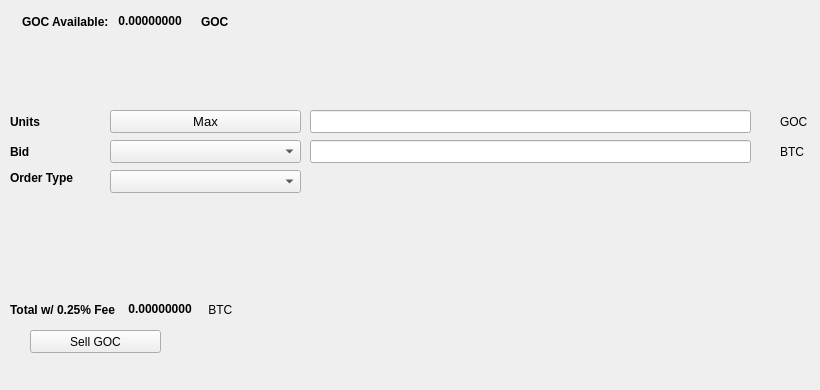
   <widget class="QWidget" name="SellTab">
    <attribute name="title">
     <string>Sell</string>
    </attribute>
    <widget class="QLabel" name="label_16">
     <property name="geometry">
      <rect>
       <x>780</x>
       <y>140</y>
       <width>31</width>
       <height>23</height>
      </rect>
     </property>
     <property name="text">
      <string>BTC</string>
     </property>
    </widget>
    <widget class="QComboBox" name="SellBidcomboBox">
     <property name="geometry">
      <rect>
       <x>110</x>
       <y>140</y>
       <width>191</width>
       <height>23</height>
      </rect>
     </property>
     <property name="font">
      <font>
       <pointsize>10</pointsize>
      </font>
     </property>
    </widget>
    <widget class="QLabel" name="label_18">
     <property name="geometry">
      <rect>
       <x>10</x>
       <y>110</y>
       <width>46</width>
       <height>23</height>
      </rect>
     </property>
     <property name="font">
      <font>
       <weight>75</weight>
       <bold>true</bold>
      </font>
     </property>
     <property name="text">
      <string>Units</string>
     </property>
    </widget>
    <widget class="QPushButton" name="Sell_Max_Amount">
     <property name="geometry">
      <rect>
       <x>110</x>
       <y>110</y>
       <width>191</width>
       <height>23</height>
      </rect>
     </property>
     <property name="font">
      <font>
       <pointsize>10</pointsize>
      </font>
     </property>
     <property name="text">
      <string>Max</string>
     </property>
    </widget>
    <widget class="QLabel" name="label_20">
     <property name="geometry">
      <rect>
       <x>10</x>
       <y>170</y>
       <width>91</width>
       <height>16</height>
      </rect>
     </property>
     <property name="font">
      <font>
       <weight>75</weight>
       <bold>true</bold>
      </font>
     </property>
     <property name="text">
      <string>Order Type</string>
     </property>
    </widget>
    <widget class="QComboBox" name="SellOrdertypeCombo">
     <property name="geometry">
      <rect>
       <x>110</x>
       <y>170</y>
       <width>191</width>
       <height>23</height>
      </rect>
     </property>
     <property name="font">
      <font>
       <pointsize>10</pointsize>
      </font>
     </property>
    </widget>
    <widget class="QLabel" name="label_21">
     <property name="geometry">
      <rect>
       <x>10</x>
       <y>140</y>
       <width>46</width>
       <height>23</height>
      </rect>
     </property>
     <property name="font">
      <font>
       <weight>75</weight>
       <bold>true</bold>
      </font>
     </property>
     <property name="text">
      <string>Bid</string>
     </property>
    </widget>
    <widget class="QLabel" name="label_22">
     <property name="geometry">
      <rect>
       <x>780</x>
       <y>110</y>
       <width>31</width>
       <height>23</height>
      </rect>
     </property>
     <property name="text">
      <string>GOC</string>
     </property>
    </widget>
    <widget class="QLineEdit" name="UnitsInputGOC">
     <property name="geometry">
      <rect>
       <x>310</x>
       <y>110</y>
       <width>441</width>
       <height>23</height>
      </rect>
     </property>
     <property name="font">
      <font>
       <pointsize>9</pointsize>
       <weight>75</weight>
       <bold>true</bold>
      </font>
     </property>
    </widget>
    <widget class="QLineEdit" name="SellBidPriceEdit">
     <property name="geometry">
      <rect>
       <x>310</x>
       <y>140</y>
       <width>441</width>
       <height>23</height>
      </rect>
     </property>
     <property name="font">
      <font>
       <pointsize>9</pointsize>
       <weight>75</weight>
       <bold>true</bold>
      </font>
     </property>
    </widget>
    <widget class="QPushButton" name="SellGOCBTN">
     <property name="geometry">
      <rect>
       <x>30</x>
       <y>330</y>
       <width>131</width>
       <height>23</height>
      </rect>
     </property>
     <property name="text">
      <string>Sell GOC</string>
     </property>
     <property name="icon">
      <iconset resource="../gocoin">
       <normaloff>:/icons/bitcoin</normaloff>:/icons/bitcoin</iconset>
     </property>
    </widget>
    <widget class="QWidget" name="layoutWidget3">
     <property name="geometry">
      <rect>
       <x>22</x>
       <y>12</y>
       <width>258</width>
       <height>19</height>
      </rect>
     </property>
     <layout class="QHBoxLayout" name="horizontalLayout">
      <item>
       <widget class="QLabel" name="label232_2">
        <property name="font">
         <font>
          <weight>75</weight>
          <bold>true</bold>
         </font>
        </property>
        <property name="text">
         <string>GOC Available:</string>
        </property>
       </widget>
      </item>
      <item>
       <widget class="QLabel" name="GOCAvailableLabel">
        <property name="palette">
         <palette>
          <active>
           <colorrole role="WindowText">
            <brush brushstyle="SolidPattern">
             <color alpha="255">
              <red>0</red>
              <green>0</green>
              <blue>0</blue>
             </color>
            </brush>
           </colorrole>
           <colorrole role="Button">
            <brush brushstyle="SolidPattern">
             <color alpha="255">
              <red>0</red>
              <green>170</green>
              <blue>0</blue>
             </color>
            </brush>
           </colorrole>
           <colorrole role="Light">
            <brush brushstyle="SolidPattern">
             <color alpha="255">
              <red>0</red>
              <green>255</green>
              <blue>0</blue>
             </color>
            </brush>
           </colorrole>
           <colorrole role="Midlight">
            <brush brushstyle="SolidPattern">
             <color alpha="255">
              <red>0</red>
              <green>212</green>
              <blue>0</blue>
             </color>
            </brush>
           </colorrole>
           <colorrole role="Dark">
            <brush brushstyle="SolidPattern">
             <color alpha="255">
              <red>0</red>
              <green>85</green>
              <blue>0</blue>
             </color>
            </brush>
           </colorrole>
           <colorrole role="Mid">
            <brush brushstyle="SolidPattern">
             <color alpha="255">
              <red>0</red>
              <green>113</green>
              <blue>0</blue>
             </color>
            </brush>
           </colorrole>
           <colorrole role="Text">
            <brush brushstyle="SolidPattern">
             <color alpha="255">
              <red>0</red>
              <green>170</green>
              <blue>0</blue>
             </color>
            </brush>
           </colorrole>
           <colorrole role="BrightText">
            <brush brushstyle="SolidPattern">
             <color alpha="255">
              <red>255</red>
              <green>255</green>
              <blue>255</blue>
             </color>
            </brush>
           </colorrole>
           <colorrole role="ButtonText">
            <brush brushstyle="SolidPattern">
             <color alpha="255">
              <red>0</red>
              <green>0</green>
              <blue>0</blue>
             </color>
            </brush>
           </colorrole>
           <colorrole role="Base">
            <brush brushstyle="SolidPattern">
             <color alpha="255">
              <red>255</red>
              <green>255</green>
              <blue>255</blue>
             </color>
            </brush>
           </colorrole>
           <colorrole role="Window">
            <brush brushstyle="SolidPattern">
             <color alpha="255">
              <red>0</red>
              <green>170</green>
              <blue>0</blue>
             </color>
            </brush>
           </colorrole>
           <colorrole role="Shadow">
            <brush brushstyle="SolidPattern">
             <color alpha="255">
              <red>0</red>
              <green>0</green>
              <blue>0</blue>
             </color>
            </brush>
           </colorrole>
           <colorrole role="AlternateBase">
            <brush brushstyle="SolidPattern">
             <color alpha="255">
              <red>127</red>
              <green>212</green>
              <blue>127</blue>
             </color>
            </brush>
           </colorrole>
           <colorrole role="ToolTipBase">
            <brush brushstyle="SolidPattern">
             <color alpha="255">
              <red>255</red>
              <green>255</green>
              <blue>220</blue>
             </color>
            </brush>
           </colorrole>
           <colorrole role="ToolTipText">
            <brush brushstyle="SolidPattern">
             <color alpha="255">
              <red>0</red>
              <green>0</green>
              <blue>0</blue>
             </color>
            </brush>
           </colorrole>
          </active>
          <inactive>
           <colorrole role="WindowText">
            <brush brushstyle="SolidPattern">
             <color alpha="255">
              <red>0</red>
              <green>0</green>
              <blue>0</blue>
             </color>
            </brush>
           </colorrole>
           <colorrole role="Button">
            <brush brushstyle="SolidPattern">
             <color alpha="255">
              <red>0</red>
              <green>170</green>
              <blue>0</blue>
             </color>
            </brush>
           </colorrole>
           <colorrole role="Light">
            <brush brushstyle="SolidPattern">
             <color alpha="255">
              <red>0</red>
              <green>255</green>
              <blue>0</blue>
             </color>
            </brush>
           </colorrole>
           <colorrole role="Midlight">
            <brush brushstyle="SolidPattern">
             <color alpha="255">
              <red>0</red>
              <green>212</green>
              <blue>0</blue>
             </color>
            </brush>
           </colorrole>
           <colorrole role="Dark">
            <brush brushstyle="SolidPattern">
             <color alpha="255">
              <red>0</red>
              <green>85</green>
              <blue>0</blue>
             </color>
            </brush>
           </colorrole>
           <colorrole role="Mid">
            <brush brushstyle="SolidPattern">
             <color alpha="255">
              <red>0</red>
              <green>113</green>
              <blue>0</blue>
             </color>
            </brush>
           </colorrole>
           <colorrole role="Text">
            <brush brushstyle="SolidPattern">
             <color alpha="255">
              <red>0</red>
              <green>170</green>
              <blue>0</blue>
             </color>
            </brush>
           </colorrole>
           <colorrole role="BrightText">
            <brush brushstyle="SolidPattern">
             <color alpha="255">
              <red>255</red>
              <green>255</green>
              <blue>255</blue>
             </color>
            </brush>
           </colorrole>
           <colorrole role="ButtonText">
            <brush brushstyle="SolidPattern">
             <color alpha="255">
              <red>0</red>
              <green>0</green>
              <blue>0</blue>
             </color>
            </brush>
           </colorrole>
           <colorrole role="Base">
            <brush brushstyle="SolidPattern">
             <color alpha="255">
              <red>255</red>
              <green>255</green>
              <blue>255</blue>
             </color>
            </brush>
           </colorrole>
           <colorrole role="Window">
            <brush brushstyle="SolidPattern">
             <color alpha="255">
              <red>0</red>
              <green>170</green>
              <blue>0</blue>
             </color>
            </brush>
           </colorrole>
           <colorrole role="Shadow">
            <brush brushstyle="SolidPattern">
             <color alpha="255">
              <red>0</red>
              <green>0</green>
              <blue>0</blue>
             </color>
            </brush>
           </colorrole>
           <colorrole role="AlternateBase">
            <brush brushstyle="SolidPattern">
             <color alpha="255">
              <red>127</red>
              <green>212</green>
              <blue>127</blue>
             </color>
            </brush>
           </colorrole>
           <colorrole role="ToolTipBase">
            <brush brushstyle="SolidPattern">
             <color alpha="255">
              <red>255</red>
              <green>255</green>
              <blue>220</blue>
             </color>
            </brush>
           </colorrole>
           <colorrole role="ToolTipText">
            <brush brushstyle="SolidPattern">
             <color alpha="255">
              <red>0</red>
              <green>0</green>
              <blue>0</blue>
             </color>
            </brush>
           </colorrole>
          </inactive>
          <disabled>
           <colorrole role="WindowText">
            <brush brushstyle="SolidPattern">
             <color alpha="255">
              <red>0</red>
              <green>85</green>
              <blue>0</blue>
             </color>
            </brush>
           </colorrole>
           <colorrole role="Button">
            <brush brushstyle="SolidPattern">
             <color alpha="255">
              <red>0</red>
              <green>170</green>
              <blue>0</blue>
             </color>
            </brush>
           </colorrole>
           <colorrole role="Light">
            <brush brushstyle="SolidPattern">
             <color alpha="255">
              <red>0</red>
              <green>255</green>
              <blue>0</blue>
             </color>
            </brush>
           </colorrole>
           <colorrole role="Midlight">
            <brush brushstyle="SolidPattern">
             <color alpha="255">
              <red>0</red>
              <green>212</green>
              <blue>0</blue>
             </color>
            </brush>
           </colorrole>
           <colorrole role="Dark">
            <brush brushstyle="SolidPattern">
             <color alpha="255">
              <red>0</red>
              <green>85</green>
              <blue>0</blue>
             </color>
            </brush>
           </colorrole>
           <colorrole role="Mid">
            <brush brushstyle="SolidPattern">
             <color alpha="255">
              <red>0</red>
              <green>113</green>
              <blue>0</blue>
             </color>
            </brush>
           </colorrole>
           <colorrole role="Text">
            <brush brushstyle="SolidPattern">
             <color alpha="255">
              <red>0</red>
              <green>85</green>
              <blue>0</blue>
             </color>
            </brush>
           </colorrole>
           <colorrole role="BrightText">
            <brush brushstyle="SolidPattern">
             <color alpha="255">
              <red>255</red>
              <green>255</green>
              <blue>255</blue>
             </color>
            </brush>
           </colorrole>
           <colorrole role="ButtonText">
            <brush brushstyle="SolidPattern">
             <color alpha="255">
              <red>0</red>
              <green>85</green>
              <blue>0</blue>
             </color>
            </brush>
           </colorrole>
           <colorrole role="Base">
            <brush brushstyle="SolidPattern">
             <color alpha="255">
              <red>0</red>
              <green>170</green>
              <blue>0</blue>
             </color>
            </brush>
           </colorrole>
           <colorrole role="Window">
            <brush brushstyle="SolidPattern">
             <color alpha="255">
              <red>0</red>
              <green>170</green>
              <blue>0</blue>
             </color>
            </brush>
           </colorrole>
           <colorrole role="Shadow">
            <brush brushstyle="SolidPattern">
             <color alpha="255">
              <red>0</red>
              <green>0</green>
              <blue>0</blue>
             </color>
            </brush>
           </colorrole>
           <colorrole role="AlternateBase">
            <brush brushstyle="SolidPattern">
             <color alpha="255">
              <red>0</red>
              <green>170</green>
              <blue>0</blue>
             </color>
            </brush>
           </colorrole>
           <colorrole role="ToolTipBase">
            <brush brushstyle="SolidPattern">
             <color alpha="255">
              <red>255</red>
              <green>255</green>
              <blue>220</blue>
             </color>
            </brush>
           </colorrole>
           <colorrole role="ToolTipText">
            <brush brushstyle="SolidPattern">
             <color alpha="255">
              <red>0</red>
              <green>0</green>
              <blue>0</blue>
             </color>
            </brush>
           </colorrole>
          </disabled>
         </palette>
        </property>
        <property name="font">
         <font>
          <weight>75</weight>
          <bold>true</bold>
         </font>
        </property>
        <property name="text">
         <string> 0.00000000 </string>
        </property>
        <property name="textInteractionFlags">
         <set>Qt::LinksAccessibleByMouse|Qt::TextSelectableByKeyboard|Qt::TextSelectableByMouse</set>
        </property>
       </widget>
      </item>
      <item>
       <widget class="QLabel" name="labelGOC">
        <property name="font">
         <font>
          <weight>75</weight>
          <bold>true</bold>
         </font>
        </property>
        <property name="text">
         <string>GOC</string>
        </property>
       </widget>
      </item>
     </layout>
    </widget>
    <widget class="QWidget" name="layoutWidget">
     <property name="geometry">
      <rect>
       <x>10</x>
       <y>300</y>
       <width>268</width>
       <height>19</height>
      </rect>
     </property>
     <layout class="QHBoxLayout" name="horizontalLayout_2">
      <item>
       <widget class="QLabel" name="label_19">
        <property name="font">
         <font>
          <weight>75</weight>
          <bold>true</bold>
         </font>
        </property>
        <property name="text">
         <string>Total w/ 0.25% Fee </string>
        </property>
       </widget>
      </item>
      <item>
       <widget class="QLabel" name="SellCostLabel">
        <property name="palette">
         <palette>
          <active>
           <colorrole role="WindowText">
            <brush brushstyle="SolidPattern">
             <color alpha="255">
              <red>0</red>
              <green>0</green>
              <blue>0</blue>
             </color>
            </brush>
           </colorrole>
           <colorrole role="Button">
            <brush brushstyle="SolidPattern">
             <color alpha="255">
              <red>0</red>
              <green>170</green>
              <blue>0</blue>
             </color>
            </brush>
           </colorrole>
           <colorrole role="Light">
            <brush brushstyle="SolidPattern">
             <color alpha="255">
              <red>0</red>
              <green>255</green>
              <blue>0</blue>
             </color>
            </brush>
           </colorrole>
           <colorrole role="Midlight">
            <brush brushstyle="SolidPattern">
             <color alpha="255">
              <red>0</red>
              <green>212</green>
              <blue>0</blue>
             </color>
            </brush>
           </colorrole>
           <colorrole role="Dark">
            <brush brushstyle="SolidPattern">
             <color alpha="255">
              <red>0</red>
              <green>85</green>
              <blue>0</blue>
             </color>
            </brush>
           </colorrole>
           <colorrole role="Mid">
            <brush brushstyle="SolidPattern">
             <color alpha="255">
              <red>0</red>
              <green>113</green>
              <blue>0</blue>
             </color>
            </brush>
           </colorrole>
           <colorrole role="Text">
            <brush brushstyle="SolidPattern">
             <color alpha="255">
              <red>0</red>
              <green>170</green>
              <blue>0</blue>
             </color>
            </brush>
           </colorrole>
           <colorrole role="BrightText">
            <brush brushstyle="SolidPattern">
             <color alpha="255">
              <red>255</red>
              <green>255</green>
              <blue>255</blue>
             </color>
            </brush>
           </colorrole>
           <colorrole role="ButtonText">
            <brush brushstyle="SolidPattern">
             <color alpha="255">
              <red>0</red>
              <green>0</green>
              <blue>0</blue>
             </color>
            </brush>
           </colorrole>
           <colorrole role="Base">
            <brush brushstyle="SolidPattern">
             <color alpha="255">
              <red>255</red>
              <green>255</green>
              <blue>255</blue>
             </color>
            </brush>
           </colorrole>
           <colorrole role="Window">
            <brush brushstyle="SolidPattern">
             <color alpha="255">
              <red>0</red>
              <green>170</green>
              <blue>0</blue>
             </color>
            </brush>
           </colorrole>
           <colorrole role="Shadow">
            <brush brushstyle="SolidPattern">
             <color alpha="255">
              <red>0</red>
              <green>0</green>
              <blue>0</blue>
             </color>
            </brush>
           </colorrole>
           <colorrole role="AlternateBase">
            <brush brushstyle="SolidPattern">
             <color alpha="255">
              <red>127</red>
              <green>212</green>
              <blue>127</blue>
             </color>
            </brush>
           </colorrole>
           <colorrole role="ToolTipBase">
            <brush brushstyle="SolidPattern">
             <color alpha="255">
              <red>255</red>
              <green>255</green>
              <blue>220</blue>
             </color>
            </brush>
           </colorrole>
           <colorrole role="ToolTipText">
            <brush brushstyle="SolidPattern">
             <color alpha="255">
              <red>0</red>
              <green>0</green>
              <blue>0</blue>
             </color>
            </brush>
           </colorrole>
          </active>
          <inactive>
           <colorrole role="WindowText">
            <brush brushstyle="SolidPattern">
             <color alpha="255">
              <red>0</red>
              <green>0</green>
              <blue>0</blue>
             </color>
            </brush>
           </colorrole>
           <colorrole role="Button">
            <brush brushstyle="SolidPattern">
             <color alpha="255">
              <red>0</red>
              <green>170</green>
              <blue>0</blue>
             </color>
            </brush>
           </colorrole>
           <colorrole role="Light">
            <brush brushstyle="SolidPattern">
             <color alpha="255">
              <red>0</red>
              <green>255</green>
              <blue>0</blue>
             </color>
            </brush>
           </colorrole>
           <colorrole role="Midlight">
            <brush brushstyle="SolidPattern">
             <color alpha="255">
              <red>0</red>
              <green>212</green>
              <blue>0</blue>
             </color>
            </brush>
           </colorrole>
           <colorrole role="Dark">
            <brush brushstyle="SolidPattern">
             <color alpha="255">
              <red>0</red>
              <green>85</green>
              <blue>0</blue>
             </color>
            </brush>
           </colorrole>
           <colorrole role="Mid">
            <brush brushstyle="SolidPattern">
             <color alpha="255">
              <red>0</red>
              <green>113</green>
              <blue>0</blue>
             </color>
            </brush>
           </colorrole>
           <colorrole role="Text">
            <brush brushstyle="SolidPattern">
             <color alpha="255">
              <red>0</red>
              <green>170</green>
              <blue>0</blue>
             </color>
            </brush>
           </colorrole>
           <colorrole role="BrightText">
            <brush brushstyle="SolidPattern">
             <color alpha="255">
              <red>255</red>
              <green>255</green>
              <blue>255</blue>
             </color>
            </brush>
           </colorrole>
           <colorrole role="ButtonText">
            <brush brushstyle="SolidPattern">
             <color alpha="255">
              <red>0</red>
              <green>0</green>
              <blue>0</blue>
             </color>
            </brush>
           </colorrole>
           <colorrole role="Base">
            <brush brushstyle="SolidPattern">
             <color alpha="255">
              <red>255</red>
              <green>255</green>
              <blue>255</blue>
             </color>
            </brush>
           </colorrole>
           <colorrole role="Window">
            <brush brushstyle="SolidPattern">
             <color alpha="255">
              <red>0</red>
              <green>170</green>
              <blue>0</blue>
             </color>
            </brush>
           </colorrole>
           <colorrole role="Shadow">
            <brush brushstyle="SolidPattern">
             <color alpha="255">
              <red>0</red>
              <green>0</green>
              <blue>0</blue>
             </color>
            </brush>
           </colorrole>
           <colorrole role="AlternateBase">
            <brush brushstyle="SolidPattern">
             <color alpha="255">
              <red>127</red>
              <green>212</green>
              <blue>127</blue>
             </color>
            </brush>
           </colorrole>
           <colorrole role="ToolTipBase">
            <brush brushstyle="SolidPattern">
             <color alpha="255">
              <red>255</red>
              <green>255</green>
              <blue>220</blue>
             </color>
            </brush>
           </colorrole>
           <colorrole role="ToolTipText">
            <brush brushstyle="SolidPattern">
             <color alpha="255">
              <red>0</red>
              <green>0</green>
              <blue>0</blue>
             </color>
            </brush>
           </colorrole>
          </inactive>
          <disabled>
           <colorrole role="WindowText">
            <brush brushstyle="SolidPattern">
             <color alpha="255">
              <red>0</red>
              <green>85</green>
              <blue>0</blue>
             </color>
            </brush>
           </colorrole>
           <colorrole role="Button">
            <brush brushstyle="SolidPattern">
             <color alpha="255">
              <red>0</red>
              <green>170</green>
              <blue>0</blue>
             </color>
            </brush>
           </colorrole>
           <colorrole role="Light">
            <brush brushstyle="SolidPattern">
             <color alpha="255">
              <red>0</red>
              <green>255</green>
              <blue>0</blue>
             </color>
            </brush>
           </colorrole>
           <colorrole role="Midlight">
            <brush brushstyle="SolidPattern">
             <color alpha="255">
              <red>0</red>
              <green>212</green>
              <blue>0</blue>
             </color>
            </brush>
           </colorrole>
           <colorrole role="Dark">
            <brush brushstyle="SolidPattern">
             <color alpha="255">
              <red>0</red>
              <green>85</green>
              <blue>0</blue>
             </color>
            </brush>
           </colorrole>
           <colorrole role="Mid">
            <brush brushstyle="SolidPattern">
             <color alpha="255">
              <red>0</red>
              <green>113</green>
              <blue>0</blue>
             </color>
            </brush>
           </colorrole>
           <colorrole role="Text">
            <brush brushstyle="SolidPattern">
             <color alpha="255">
              <red>0</red>
              <green>85</green>
              <blue>0</blue>
             </color>
            </brush>
           </colorrole>
           <colorrole role="BrightText">
            <brush brushstyle="SolidPattern">
             <color alpha="255">
              <red>255</red>
              <green>255</green>
              <blue>255</blue>
             </color>
            </brush>
           </colorrole>
           <colorrole role="ButtonText">
            <brush brushstyle="SolidPattern">
             <color alpha="255">
              <red>0</red>
              <green>85</green>
              <blue>0</blue>
             </color>
            </brush>
           </colorrole>
           <colorrole role="Base">
            <brush brushstyle="SolidPattern">
             <color alpha="255">
              <red>0</red>
              <green>170</green>
              <blue>0</blue>
             </color>
            </brush>
           </colorrole>
           <colorrole role="Window">
            <brush brushstyle="SolidPattern">
             <color alpha="255">
              <red>0</red>
              <green>170</green>
              <blue>0</blue>
             </color>
            </brush>
           </colorrole>
           <colorrole role="Shadow">
            <brush brushstyle="SolidPattern">
             <color alpha="255">
              <red>0</red>
              <green>0</green>
              <blue>0</blue>
             </color>
            </brush>
           </colorrole>
           <colorrole role="AlternateBase">
            <brush brushstyle="SolidPattern">
             <color alpha="255">
              <red>0</red>
              <green>170</green>
              <blue>0</blue>
             </color>
            </brush>
           </colorrole>
           <colorrole role="ToolTipBase">
            <brush brushstyle="SolidPattern">
             <color alpha="255">
              <red>255</red>
              <green>255</green>
              <blue>220</blue>
             </color>
            </brush>
           </colorrole>
           <colorrole role="ToolTipText">
            <brush brushstyle="SolidPattern">
             <color alpha="255">
              <red>0</red>
              <green>0</green>
              <blue>0</blue>
             </color>
            </brush>
           </colorrole>
          </disabled>
         </palette>
        </property>
        <property name="font">
         <font>
          <weight>75</weight>
          <bold>true</bold>
         </font>
        </property>
        <property name="autoFillBackground">
         <bool>false</bool>
        </property>
        <property name="text">
         <string> 0.00000000</string>
        </property>
        <property name="textInteractionFlags">
         <set>Qt::LinksAccessibleByMouse|Qt::TextSelectableByMouse</set>
        </property>
       </widget>
      </item>
      <item>
       <widget class="QLabel" name="label_17">
        <property name="font">
         <font>
          <weight>50</weight>
          <bold>false</bold>
         </font>
        </property>
        <property name="text">
         <string> BTC</string>
        </property>
       </widget>
      </item>
     </layout>
    </widget>
    <widget class="QLabel" name="label_23">
     <property name="geometry">
      <rect>
       <x>460</x>
       <y>300</y>
       <width>281</width>
       <height>81</height>
      </rect>
     </property>
     <property name="text">
      <string/>
     </property>
     <property name="pixmap">
      <pixmap>:/images/bittrex</pixmap>
     </property>
    </widget>
   </widget>
